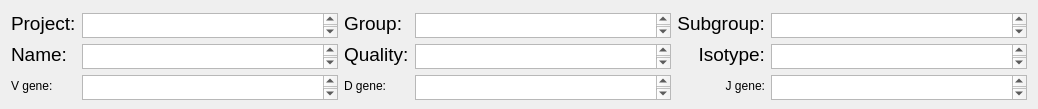
             <widget class="QFrame" name="frame_18">
              <property name="sizePolicy">
               <sizepolicy hsizetype="Preferred" vsizetype="Preferred">
                <horstretch>0</horstretch>
                <verstretch>0</verstretch>
               </sizepolicy>
              </property>
              <property name="frameShape">
               <enum>QFrame::NoFrame</enum>
              </property>
              <property name="frameShadow">
               <enum>QFrame::Raised</enum>
              </property>
              <layout class="QGridLayout" name="gridLayout_15">
               <item row="1" column="1">
                <widget class="QTextEdit" name="txtName_2">
                 <property name="sizePolicy">
                  <sizepolicy hsizetype="Preferred" vsizetype="Preferred">
                   <horstretch>0</horstretch>
                   <verstretch>0</verstretch>
                  </sizepolicy>
                 </property>
                 <property name="minimumSize">
                  <size>
                   <width>0</width>
                   <height>25</height>
                  </size>
                 </property>
                 <property name="maximumSize">
                  <size>
                   <width>1000</width>
                   <height>20</height>
                  </size>
                 </property>
                 <property name="font">
                  <font>
                   <family>Lucida Grande</family>
                   <pointsize>15</pointsize>
                  </font>
                 </property>
                </widget>
               </item>
               <item row="0" column="6">
                <widget class="QTextEdit" name="txtSubGroup_2">
                 <property name="sizePolicy">
                  <sizepolicy hsizetype="Preferred" vsizetype="Preferred">
                   <horstretch>0</horstretch>
                   <verstretch>0</verstretch>
                  </sizepolicy>
                 </property>
                 <property name="minimumSize">
                  <size>
                   <width>0</width>
                   <height>25</height>
                  </size>
                 </property>
                 <property name="maximumSize">
                  <size>
                   <width>1000</width>
                   <height>20</height>
                  </size>
                 </property>
                 <property name="font">
                  <font>
                   <family>Lucida Grande</family>
                   <pointsize>15</pointsize>
                  </font>
                 </property>
                </widget>
               </item>
               <item row="0" column="5">
                <widget class="QLabel" name="seqlabel_22">
                 <property name="sizePolicy">
                  <sizepolicy hsizetype="Preferred" vsizetype="Preferred">
                   <horstretch>0</horstretch>
                   <verstretch>0</verstretch>
                  </sizepolicy>
                 </property>
                 <property name="minimumSize">
                  <size>
                   <width>0</width>
                   <height>0</height>
                  </size>
                 </property>
                 <property name="font">
                  <font>
                   <family>Lucida Grande</family>
                   <pointsize>14</pointsize>
                  </font>
                 </property>
                 <property name="text">
                  <string>Subgroup:</string>
                 </property>
                 <property name="alignment">
                  <set>Qt::AlignRight|Qt::AlignTrailing|Qt::AlignVCenter</set>
                 </property>
                </widget>
               </item>
               <item row="1" column="0">
                <widget class="QLabel" name="seqlabel_23">
                 <property name="sizePolicy">
                  <sizepolicy hsizetype="Preferred" vsizetype="Preferred">
                   <horstretch>0</horstretch>
                   <verstretch>0</verstretch>
                  </sizepolicy>
                 </property>
                 <property name="minimumSize">
                  <size>
                   <width>0</width>
                   <height>0</height>
                  </size>
                 </property>
                 <property name="font">
                  <font>
                   <family>Lucida Grande</family>
                   <pointsize>14</pointsize>
                  </font>
                 </property>
                 <property name="text">
                  <string>Name:</string>
                 </property>
                </widget>
               </item>
               <item row="0" column="3" colspan="2">
                <widget class="QTextEdit" name="txtGroup_2">
                 <property name="sizePolicy">
                  <sizepolicy hsizetype="Preferred" vsizetype="Preferred">
                   <horstretch>0</horstretch>
                   <verstretch>0</verstretch>
                  </sizepolicy>
                 </property>
                 <property name="minimumSize">
                  <size>
                   <width>0</width>
                   <height>25</height>
                  </size>
                 </property>
                 <property name="maximumSize">
                  <size>
                   <width>1000</width>
                   <height>20</height>
                  </size>
                 </property>
                 <property name="font">
                  <font>
                   <family>Lucida Grande</family>
                   <pointsize>15</pointsize>
                  </font>
                 </property>
                </widget>
               </item>
               <item row="0" column="2">
                <widget class="QLabel" name="seqlabel_21">
                 <property name="sizePolicy">
                  <sizepolicy hsizetype="Preferred" vsizetype="Preferred">
                   <horstretch>0</horstretch>
                   <verstretch>0</verstretch>
                  </sizepolicy>
                 </property>
                 <property name="minimumSize">
                  <size>
                   <width>0</width>
                   <height>0</height>
                  </size>
                 </property>
                 <property name="font">
                  <font>
                   <family>Lucida Grande</family>
                   <pointsize>14</pointsize>
                  </font>
                 </property>
                 <property name="text">
                  <string>Group:</string>
                 </property>
                </widget>
               </item>
               <item row="0" column="1">
                <widget class="QTextEdit" name="txtProject_2">
                 <property name="sizePolicy">
                  <sizepolicy hsizetype="Preferred" vsizetype="Preferred">
                   <horstretch>0</horstretch>
                   <verstretch>0</verstretch>
                  </sizepolicy>
                 </property>
                 <property name="minimumSize">
                  <size>
                   <width>0</width>
                   <height>25</height>
                  </size>
                 </property>
                 <property name="maximumSize">
                  <size>
                   <width>1000</width>
                   <height>20</height>
                  </size>
                 </property>
                 <property name="font">
                  <font>
                   <family>Lucida Grande</family>
                   <pointsize>15</pointsize>
                  </font>
                 </property>
                </widget>
               </item>
               <item row="0" column="0">
                <widget class="QLabel" name="seqlabel_20">
                 <property name="sizePolicy">
                  <sizepolicy hsizetype="Preferred" vsizetype="Preferred">
                   <horstretch>0</horstretch>
                   <verstretch>0</verstretch>
                  </sizepolicy>
                 </property>
                 <property name="minimumSize">
                  <size>
                   <width>0</width>
                   <height>0</height>
                  </size>
                 </property>
                 <property name="font">
                  <font>
                   <family>Lucida Grande</family>
                   <pointsize>14</pointsize>
                  </font>
                 </property>
                 <property name="text">
                  <string>Project:</string>
                 </property>
                </widget>
               </item>
               <item row="1" column="2">
                <widget class="QLabel" name="seqlabel_24">
                 <property name="sizePolicy">
                  <sizepolicy hsizetype="Preferred" vsizetype="Preferred">
                   <horstretch>0</horstretch>
                   <verstretch>0</verstretch>
                  </sizepolicy>
                 </property>
                 <property name="minimumSize">
                  <size>
                   <width>0</width>
                   <height>0</height>
                  </size>
                 </property>
                 <property name="font">
                  <font>
                   <family>Lucida Grande</family>
                   <pointsize>14</pointsize>
                  </font>
                 </property>
                 <property name="text">
                  <string>Quality:</string>
                 </property>
                </widget>
               </item>
               <item row="1" column="3" colspan="2">
                <widget class="QTextEdit" name="txtQuality_2">
                 <property name="sizePolicy">
                  <sizepolicy hsizetype="Preferred" vsizetype="Preferred">
                   <horstretch>0</horstretch>
                   <verstretch>0</verstretch>
                  </sizepolicy>
                 </property>
                 <property name="minimumSize">
                  <size>
                   <width>0</width>
                   <height>25</height>
                  </size>
                 </property>
                 <property name="maximumSize">
                  <size>
                   <width>1000</width>
                   <height>20</height>
                  </size>
                 </property>
                 <property name="font">
                  <font>
                   <family>Lucida Grande</family>
                   <pointsize>15</pointsize>
                  </font>
                 </property>
                </widget>
               </item>
               <item row="2" column="0">
                <widget class="QLabel" name="label_2">
                 <property name="text">
                  <string>V gene:</string>
                 </property>
                </widget>
               </item>
               <item row="2" column="2">
                <widget class="QLabel" name="label_3">
                 <property name="text">
                  <string>D gene:</string>
                 </property>
                </widget>
               </item>
               <item row="2" column="5">
                <widget class="QLabel" name="label_9">
                 <property name="text">
                  <string> J gene:</string>
                 </property>
                 <property name="textFormat">
                  <enum>Qt::AutoText</enum>
                 </property>
                 <property name="alignment">
                  <set>Qt::AlignRight|Qt::AlignTrailing|Qt::AlignVCenter</set>
                 </property>
                </widget>
               </item>
               <item row="2" column="1">
                <widget class="QTextEdit" name="txtVGeneSeq">
                 <property name="sizePolicy">
                  <sizepolicy hsizetype="Preferred" vsizetype="Preferred">
                   <horstretch>0</horstretch>
                   <verstretch>0</verstretch>
                  </sizepolicy>
                 </property>
                 <property name="minimumSize">
                  <size>
                   <width>0</width>
                   <height>25</height>
                  </size>
                 </property>
                 <property name="maximumSize">
                  <size>
                   <width>1000</width>
                   <height>20</height>
                  </size>
                 </property>
                 <property name="font">
                  <font>
                   <family>Lucida Grande</family>
                   <pointsize>15</pointsize>
                  </font>
                 </property>
                </widget>
               </item>
               <item row="2" column="6">
                <widget class="QTextEdit" name="txtJGeneSeq">
                 <property name="sizePolicy">
                  <sizepolicy hsizetype="Preferred" vsizetype="Preferred">
                   <horstretch>0</horstretch>
                   <verstretch>0</verstretch>
                  </sizepolicy>
                 </property>
                 <property name="minimumSize">
                  <size>
                   <width>0</width>
                   <height>25</height>
                  </size>
                 </property>
                 <property name="maximumSize">
                  <size>
                   <width>1000</width>
                   <height>20</height>
                  </size>
                 </property>
                 <property name="font">
                  <font>
                   <family>Lucida Grande</family>
                   <pointsize>15</pointsize>
                  </font>
                 </property>
                </widget>
               </item>
               <item row="2" column="3" colspan="2">
                <widget class="QTextEdit" name="txtDGeneSeq">
                 <property name="sizePolicy">
                  <sizepolicy hsizetype="Preferred" vsizetype="Preferred">
                   <horstretch>0</horstretch>
                   <verstretch>0</verstretch>
                  </sizepolicy>
                 </property>
                 <property name="minimumSize">
                  <size>
                   <width>0</width>
                   <height>25</height>
                  </size>
                 </property>
                 <property name="maximumSize">
                  <size>
                   <width>1000</width>
                   <height>20</height>
                  </size>
                 </property>
                 <property name="font">
                  <font>
                   <family>Lucida Grande</family>
                   <pointsize>15</pointsize>
                  </font>
                 </property>
                </widget>
               </item>
               <item row="1" column="6">
                <widget class="QTextEdit" name="txtIsotypeSeq">
                 <property name="sizePolicy">
                  <sizepolicy hsizetype="Preferred" vsizetype="Preferred">
                   <horstretch>0</horstretch>
                   <verstretch>0</verstretch>
                  </sizepolicy>
                 </property>
                 <property name="minimumSize">
                  <size>
                   <width>0</width>
                   <height>25</height>
                  </size>
                 </property>
                 <property name="maximumSize">
                  <size>
                   <width>1000</width>
                   <height>20</height>
                  </size>
                 </property>
                 <property name="font">
                  <font>
                   <family>Lucida Grande</family>
                   <pointsize>15</pointsize>
                  </font>
                 </property>
                </widget>
               </item>
               <item row="1" column="5">
                <widget class="QLabel" name="seqlabel_25">
                 <property name="sizePolicy">
                  <sizepolicy hsizetype="Preferred" vsizetype="Preferred">
                   <horstretch>0</horstretch>
                   <verstretch>0</verstretch>
                  </sizepolicy>
                 </property>
                 <property name="minimumSize">
                  <size>
                   <width>0</width>
                   <height>0</height>
                  </size>
                 </property>
                 <property name="font">
                  <font>
                   <family>Lucida Grande</family>
                   <pointsize>14</pointsize>
                  </font>
                 </property>
                 <property name="text">
                  <string>Isotype:</string>
                 </property>
                 <property name="alignment">
                  <set>Qt::AlignRight|Qt::AlignTrailing|Qt::AlignVCenter</set>
                 </property>
                </widget>
               </item>
              </layout>
             </widget>
